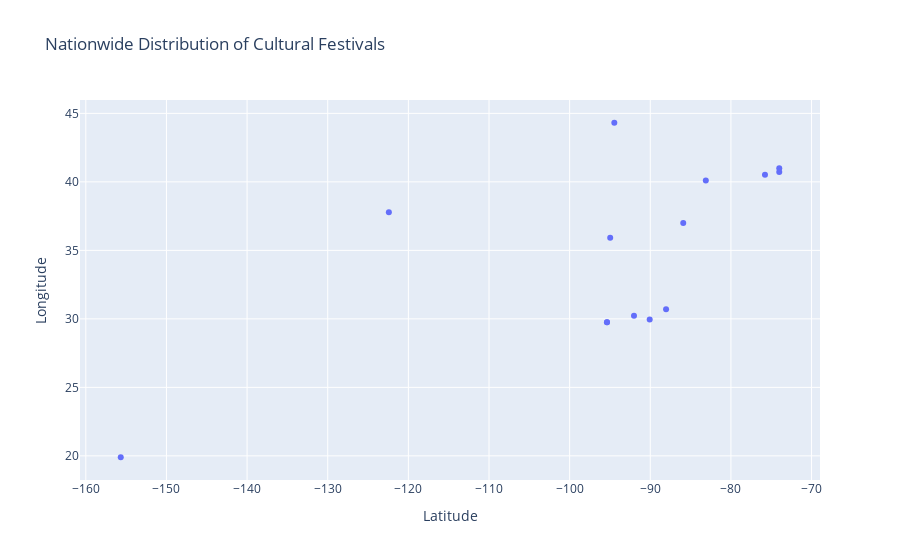

Here is the notebook cell this chart was saved with:
### Code cell
import chart_studio
username='NRswift'
api_key='G1eDL1Naj4DsaqGtJSYz'
chart_studio.tools.set_credentials_file(username=username, api_key=api_key)
import pandas as pd
import numpy as np
import csv
import plotly.express as ex
import chart_studio.plotly as py
import chart_studio.tools as tls
import math
import plotly.graph_objects as go
 
info = []

typeOfCulture = []
latitude = []
longitude = []
with open('popular_cultural_festivals.csv', 'r') as f:
    dataFive = csv.reader(f, delimiter=',')
    for rowsFive in dataFive:
        t = "State: {0}<br> Event:{1}<br> Community:{2}<br>Culture Type(Western,Eastern,Mixed):{3})".format(rowsFive[0],rowsFive[1], rowsFive[2], rowsFive[3])
        info.append(str(t))
        typeOfCulture.append(str(rowsFive[3]))
        latitude.append(float(rowsFive[4]))
        longitude.append(float(rowsFive[5]))
fig = go.Figure()
fig.add_trace(go.Scatter(x = longitude, y = latitude, text = info, mode = "markers", hovertemplate = "%{text}"))
fig.update_layout(
    xaxis={'title':'Latitude'},
    yaxis={'title':'Longitude'}, 
    title = dict(text = "Nationwide Distribution of Cultural Festivals"))
def findWesternaAndEasternAmounts(arr):
    westernCount = 0;
    easternCount = 0;
    mixedCount = 0;
    for i in range(len(arr)):
        match arr[i]:
            case "Western":
                westernCount += 1
            case "Eastern":
                easternCount += 1
            case "Mixed":
                mixedCount += 1
    return westernCount, easternCount, mixedCount
counts = findWesternaAndEasternAmounts(typeOfCulture)              
figTwo = go.Figure()
figTwo.add_trace(go.Bar(x = ["Western", "Eastern", "Mixed"], y = [counts[0], counts[1], counts[2]]))
figTwo.update_layout(
    xaxis={'title':'Type of Culture'},
    yaxis={'title':'Number of Festivals'}, 
    title = dict(text = "Amount of Festivals in Each Culture Type(2023 Data)"))
fig.show()
figTwo.show()
py.plot(fig, filename="festival_distribution", auto_open = True)
py.plot(figTwo, filename="organize_event", auto_open = True)

### Figure 1 — Plotly figure (JSON) as saved in the notebook; plotly's stock layout.template omitted (floating-point values rounded to 4 significant figures)
{"data": [{"hovertemplate": "%{text}", "mode": "markers", "text": ["State: Hawaii<br> Event:Aloha Festival<br> Community:Hawaiian<br>Culture Type(Western,Eastern,Mixed):Western)", "State: New Ulm(Minnesota)<br> Event:Bavarian Blast<br> Community:German<br>Culture Type(Western,Eastern,Mixed):Eastern)", "State: New York City(New York)<br> Event:Brazilian Day<br> Community:Brazil<br>Culture Type(Western,Eastern,Mixed):Western)", "State: Tahlequah(Oklahoma)<br> Event:Cherokee National Holoday<br> Community:Cherokee<br>Culture Type(Western,Eastern,Mixed):Western)", "State: San Francisco(California)<br> Event:Chinese New Year Parade<br> Community:Chinese<br>Culture Type(Western,Eastern,Mixed):Eastern)", "State: Houston(Texas)<br> Event:Columbian Festival<br> Community:Columbian<br>Culture Type(Western,Eastern,Mixed):Western)", "State: Dublin(Ohio)<br> Event:Dublin Irish Festival<br> Community:Irish<br>Culture Type(Western,Eastern,Mixed):Western)", "State: Lafayette(Lousiana)<br> Event:Festivals Acadiens et Creoles<br> Community:Creole(French-African-Spanish-Native American)<br>Culture Type(Western,Eastern,Mixed):Mixed)", "State: Glasgow(Kentucky)<br> Event:Glasgow Higland Games<br> Community:Scottish<br>Culture Type(Western,Eastern,Mixed):Western)", "State: Houston(Texas)<br> Event:Japanese Festival of Houston<br> Community:Japanese<br>Culture Type(Western,Eastern,Mixed):Eastern)", "State: Kutztown(Pennsylvania)<br> Event:Kutztown Folk Festival<br> Community:Dutch<br>Culture Type(Western,Eastern,Mixed):Eastern)", "State: New Orleans(Lousiana)<br> Event:Madri Gras<br> Community:Roman Catholics<br>Culture Type(Western,Eastern,Mixed):Western)", "State: Mobile(Alabama)<br> Event:Mobile International Festival<br> Community:All Cultures<br>Culture Type(Western,Eastern,Mixed):Mixed)", "State: New York City(New York)<br> Event:Puerto Rican Day<br> Community:Puetro Rican<br>Culture Type(Western,Eastern,Mixed):Western)"], "type": "scatter", "x": [-155.7, -94.46, -74.01, -94.97, -122.4, -95.37, -83.11, -92.02, -85.91, -95.37, -75.78, -90.07, -88.04, -74.01], "y": [19.9, 44.31, 40.71, 35.92, 37.77, 29.76, 40.1, 30.22, 37.0, 29.76, 40.52, 29.95, 30.7, 41]}], "layout": {"title": {"text": "Nationwide Distribution of Cultural Festivals"}, "xaxis": {"title": {"text": "Latitude"}}, "yaxis": {"title": {"text": "Longitude"}}}}
